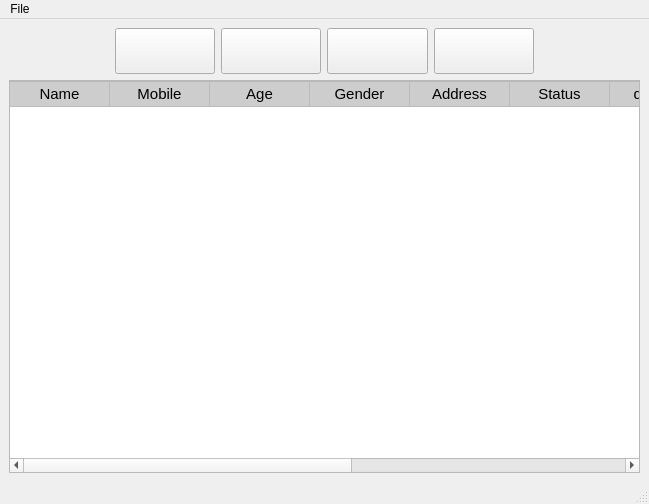
<?xml version="1.0" encoding="UTF-8"?>
<ui version="4.0">
 <class>MainWindow</class>
 <widget class="QMainWindow" name="MainWindow">
  <property name="geometry">
   <rect>
    <x>0</x>
    <y>0</y>
    <width>649</width>
    <height>504</height>
   </rect>
  </property>
  <property name="windowTitle">
   <string>Active Magagement System</string>
  </property>
  <widget class="QWidget" name="centralwidget">
   <layout class="QVBoxLayout" name="verticalLayout">
    <item>
     <layout class="QHBoxLayout" name="horizontalLayout">
      <item>
       <widget class="QLabel" name="label_5">
        <property name="text">
         <string/>
        </property>
       </widget>
      </item>
      <item>
       <widget class="QPushButton" name="addrecord">
        <property name="font">
         <font>
          <pointsize>15</pointsize>
         </font>
        </property>
        <property name="styleSheet">
         <string notr="true">QPushButton {
	padding : 10px 10px 10px 10px;
}</string>
        </property>
        <property name="text">
         <string/>
        </property>
        <property name="icon">
         <iconset>
          <normaloff>icons/005-add.png</normaloff>icons/005-add.png</iconset>
        </property>
        <property name="iconSize">
         <size>
          <width>28</width>
          <height>28</height>
         </size>
        </property>
       </widget>
      </item>
      <item>
       <widget class="QPushButton" name="edit">
        <property name="font">
         <font>
          <pointsize>15</pointsize>
         </font>
        </property>
        <property name="styleSheet">
         <string notr="true">QPushButton {
	padding : 10px 10px 10px 10px;
}</string>
        </property>
        <property name="text">
         <string/>
        </property>
        <property name="icon">
         <iconset>
          <normaloff>icons/edit.png</normaloff>icons/edit.png</iconset>
        </property>
        <property name="iconSize">
         <size>
          <width>28</width>
          <height>28</height>
         </size>
        </property>
       </widget>
      </item>
      <item>
       <widget class="QPushButton" name="deleteButton">
        <property name="font">
         <font>
          <pointsize>15</pointsize>
         </font>
        </property>
        <property name="styleSheet">
         <string notr="true">QPushButton {
	padding : 10px 10px 10px 10px;
}</string>
        </property>
        <property name="text">
         <string/>
        </property>
        <property name="icon">
         <iconset>
          <normaloff>icons/delete.png</normaloff>icons/delete.png</iconset>
        </property>
        <property name="iconSize">
         <size>
          <width>28</width>
          <height>28</height>
         </size>
        </property>
       </widget>
      </item>
      <item>
       <widget class="QPushButton" name="refresh">
        <property name="font">
         <font>
          <pointsize>15</pointsize>
         </font>
        </property>
        <property name="styleSheet">
         <string notr="true">QPushButton {
	padding : 10px 10px 10px 10px;
}</string>
        </property>
        <property name="text">
         <string/>
        </property>
        <property name="icon">
         <iconset>
          <normaloff>icons/004-refresh-2.png</normaloff>icons/004-refresh-2.png</iconset>
        </property>
        <property name="iconSize">
         <size>
          <width>28</width>
          <height>28</height>
         </size>
        </property>
       </widget>
      </item>
      <item>
       <widget class="QLabel" name="label_6">
        <property name="text">
         <string/>
        </property>
       </widget>
      </item>
     </layout>
    </item>
    <item>
     <layout class="QHBoxLayout" name="horizontalLayout_2"/>
    </item>
    <item>
     <widget class="QTableWidget" name="tableWidget">
      <property name="font">
       <font>
        <pointsize>11</pointsize>
       </font>
      </property>
      <property name="autoFillBackground">
       <bool>true</bool>
      </property>
      <property name="styleSheet">
       <string notr="true">QHeaderView::section{
text-align:center;
background:#CDCDCD;
padding:1px;
margin:0px;
color:#000;
border:1px solid #BABABA;
border-left-width:0;
font-size: 11pt;
}</string>
      </property>
      <property name="editTriggers">
       <set>QAbstractItemView::NoEditTriggers</set>
      </property>
      <property name="showGrid">
       <bool>true</bool>
      </property>
      <property name="sortingEnabled">
       <bool>true</bool>
      </property>
      <property name="rowCount">
       <number>0</number>
      </property>
      <column>
       <property name="text">
        <string>Name</string>
       </property>
      </column>
      <column>
       <property name="text">
        <string>Mobile</string>
       </property>
      </column>
      <column>
       <property name="text">
        <string>Age</string>
       </property>
      </column>
      <column>
       <property name="text">
        <string>Gender</string>
       </property>
      </column>
      <column>
       <property name="text">
        <string>Address</string>
       </property>
      </column>
      <column>
       <property name="text">
        <string>Status</string>
       </property>
      </column>
      <column>
       <property name="text">
        <string>disease</string>
       </property>
      </column>
      <column>
       <property name="text">
        <string>Comming From</string>
       </property>
      </column>
      <column>
       <property name="text">
        <string>Diagnosis</string>
       </property>
      </column>
      <column>
       <property name="text">
        <string>Weight</string>
       </property>
      </column>
      <column>
       <property name="text">
        <string>Height</string>
       </property>
      </column>
     </widget>
    </item>
   </layout>
  </widget>
  <widget class="QMenuBar" name="menubar">
   <property name="geometry">
    <rect>
     <x>0</x>
     <y>0</y>
     <width>649</width>
     <height>26</height>
    </rect>
   </property>
   <widget class="QMenu" name="menuFile">
    <property name="title">
     <string>File</string>
    </property>
    <addaction name="addrecordmenu"/>
    <addaction name="actionRefresh"/>
    <addaction name="actionFind_Entry"/>
    <addaction name="actionStaff"/>
    <addaction name="separator"/>
    <addaction name="actionExit"/>
   </widget>
   <addaction name="menuFile"/>
  </widget>
  <widget class="QStatusBar" name="statusbar"/>
  <action name="addrecordmenu">
   <property name="icon">
    <iconset>
     <normaloff>icons/005-add.png</normaloff>icons/005-add.png</iconset>
   </property>
   <property name="text">
    <string>Patient</string>
   </property>
   <property name="shortcut">
    <string>Ctrl+A</string>
   </property>
  </action>
  <action name="actionRefresh">
   <property name="icon">
    <iconset>
     <normaloff>icons/005-add.png</normaloff>icons/005-add.png</iconset>
   </property>
   <property name="text">
    <string>Add Appointment</string>
   </property>
   <property name="shortcut">
    <string>Ctrl+R</string>
   </property>
  </action>
  <action name="actionFind_Entry">
   <property name="icon">
    <iconset>
     <normaloff>icons/icons8-appointment-50.png</normaloff>icons/icons8-appointment-50.png</iconset>
   </property>
   <property name="text">
    <string>Available Time</string>
   </property>
   <property name="shortcut">
    <string>Ctrl+Q</string>
   </property>
  </action>
  <action name="actionStaff">
   <property name="icon">
    <iconset>
     <normaloff>icons/icons8-nurse-male-48.png</normaloff>icons/icons8-nurse-male-48.png</iconset>
   </property>
   <property name="text">
    <string>Staff</string>
   </property>
  </action>
  <action name="actionExit">
   <property name="icon">
    <iconset>
     <normaloff>icons/close.png</normaloff>icons/close.png</iconset>
   </property>
   <property name="text">
    <string>Exit</string>
   </property>
  </action>
  <action name="actionGithub_com">
   <property name="icon">
    <iconset>
     <normaloff>icons/github-icon-png-71-64x64.png</normaloff>icons/github-icon-png-71-64x64.png</iconset>
   </property>
   <property name="text">
    <string>Github.com</string>
   </property>
  </action>
  <action name="actionHelp">
   <property name="icon">
    <iconset>
     <normaloff>icons/question.png</normaloff>icons/question.png</iconset>
   </property>
   <property name="text">
    <string>Help</string>
   </property>
  </action>
 </widget>
 <resources/>
 <connections/>
</ui>
